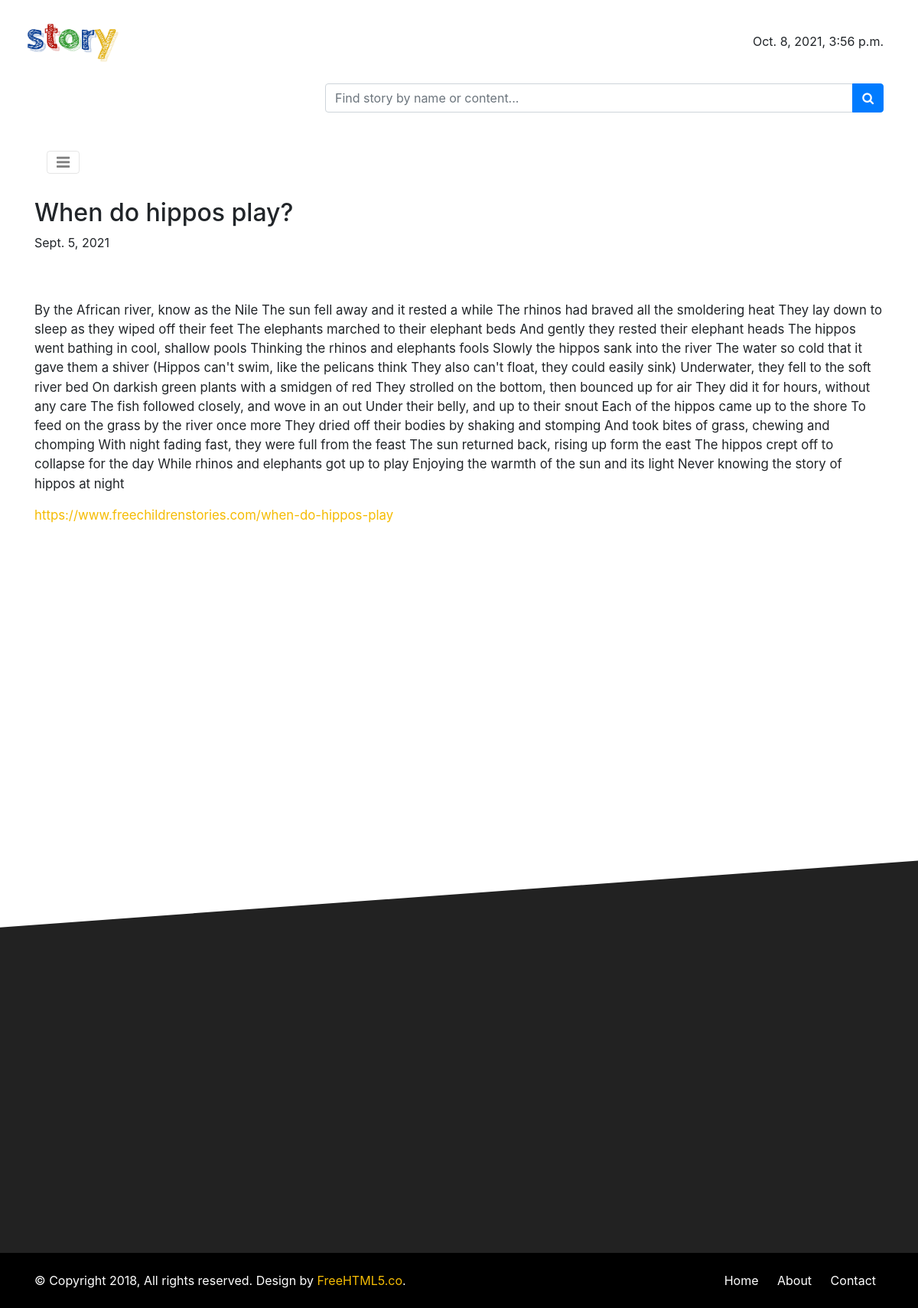
/story.html/8/, run on the app's committed database.
### stories/models.py (models this page shows, shortened)
class Story(models.Model):
    category = models.ForeignKey(Category, on_delete=models.PROTECT)
    name = models.CharField(max_length=250, unique=True)
    author = models.CharField(max_length=250)
    url = models.URLField(null=True)
    content = RichTextUploadingField()
    public_day = models.DateField(default=datetime.date.today)
    image = models.ImageField(upload_to="stories/images", default="stories/images/default.jpg")

### stories/views.py (the view)
# urls.py: path('story.html/<int:pk>/', views.story, name='story.html'),
def story(request, pk):
    story_select = Story.objects.get(pk=pk)
    other_story = Story.objects.all().exclude(id=pk)
    context = {'today': now, 'story': story_select, 'other_story': other_story}
    return render(request, "stories/story.html", context)

### stories/context_processors.py (called while the page is built)
def stories_processor(request):
    return {
        'now': now,
        'today': now,
        'd1': d1,
        'story_list': story_list,
        'newest': newest,
        'next_4_newest': next_4_newest,
        'newest_4': newest_4,
        'most_viewed_stories': most_viewed_stories,
    }

### stories/templates/stories/story.html (shortened to what this page needs)
{% extends 'stories/base.html' %}
{% load static %}
{% block content %}
<div id="fh5co-single-content" class="container-fluid pb-4 pt-4 paddding">
    <div class="container paddding">
        <div class="row mx-0">
            <div class="col-md-12 animate-box" data-animate-effect="fadeInLeft">
                <h2>{{ story.name }}</h2>
                <span>{{ story.public_day }}</span>
            </div>
        </div>
    </div>
</div>
<div id="fh5co-single-content" class="container-fluid pb-4 pt-4 paddding">
    <div class="container paddding">
        <div class="row mx-0">
            <div class="col-md-12 animate-box" data-animate-effect="fadeInLeft">
				<p>{{ story.content|safe }}</p>
                <p><a href="{{ story.url }}">{{ story.url }}</a></p>
            </div>
        </div>
    </div>
</div>
<div class="container-fluid pb-4 pt-5">
</div>
{% endblock content %}

### stories/static/stories/css/style_1.css (style rules this page uses)
a,a:hover { color:#f5bc04 }
.paddding { padding-left:0 !important;padding-right:0 !important }
.js .animate-box { opacity:0 }
#fh5co-single-content { z-index:999;background:white }
#fh5co-single-content p,#fh5co-single-content ul li { font-size:1.05rem }

### data on the page
Story: name "When do hippos play?", public_day "Sept. 5, 2021", content "By the African river, know as the Nile The sun fell away and it rested a while The rhinos had braved all the smoldering heat They lay down to sleep as they wiped off their feet The elephants marched to their elephant beds And gently they rested their elephant heads The hippos went bathing in cool, shallow pools Thinking the rhinos and elephants fools Slowly the hippos sank into the river The water so cold that it gave them a shiver (Hippos can't swim, like the pelicans think They also can't float, they could easily sink) Underwater, they fell to the soft river bed On darkish green plants with a smidgen of red They strolled on the bottom, then bounced up for air They did it for hours,…", url "https://www.freechildrenstories.com/when-do-hippos-play"

### other printed values
{{ today }} "Oct. 8, 2021, 3:56 p.m."
